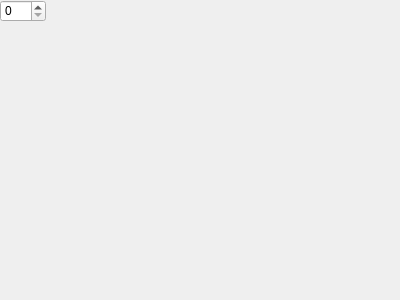
<?xml version="1.0" encoding="UTF-8"?>
<ui version="4.0">
 <class>SourceStack</class>
 <widget class="QWidget" name="SourceStack">
  <property name="geometry">
   <rect>
    <x>0</x>
    <y>0</y>
    <width>400</width>
    <height>300</height>
   </rect>
  </property>
  <property name="windowTitle">
   <string>SourceStack</string>
  </property>
  <widget class="QSpinBox" name="spinBox">
   <property name="geometry">
    <rect>
     <x>0</x>
     <y>0</y>
     <width>46</width>
     <height>22</height>
    </rect>
   </property>
  </widget>
 </widget>
 <layoutdefault spacing="6" margin="11"/>
 <resources/>
 <connections>
  <connection>
   <sender>spinBox</sender>
   <signal>valueChanged(int)</signal>
   <receiver>SourceStack</receiver>
   <slot>changePic()</slot>
   <hints>
    <hint type="sourcelabel">
     <x>21</x>
     <y>15</y>
    </hint>
    <hint type="destinationlabel">
     <x>141</x>
     <y>58</y>
    </hint>
   </hints>
  </connection>
 </connections>
 <slots>
  <slot>changePic()</slot>
 </slots>
</ui>
